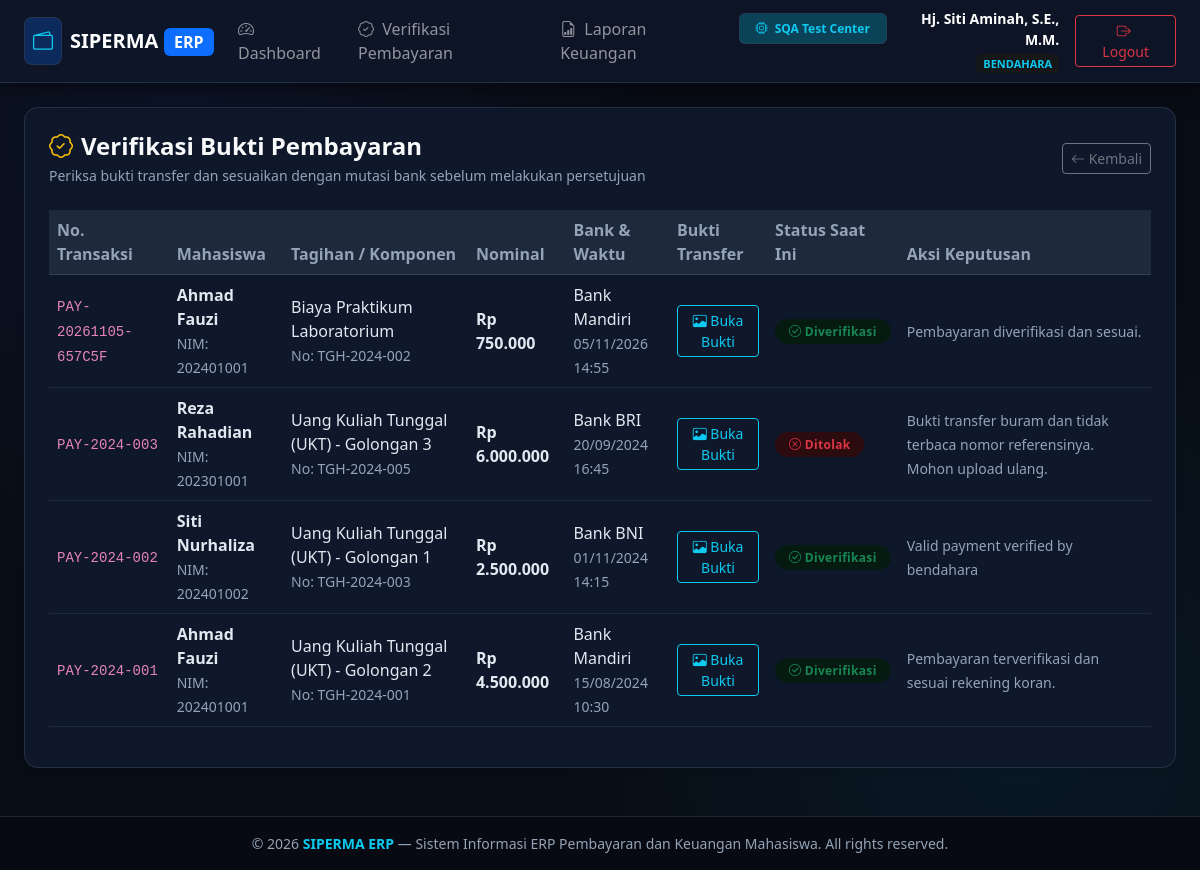
Page /bendahara/verifikasi (signed in) on the earlier database version.
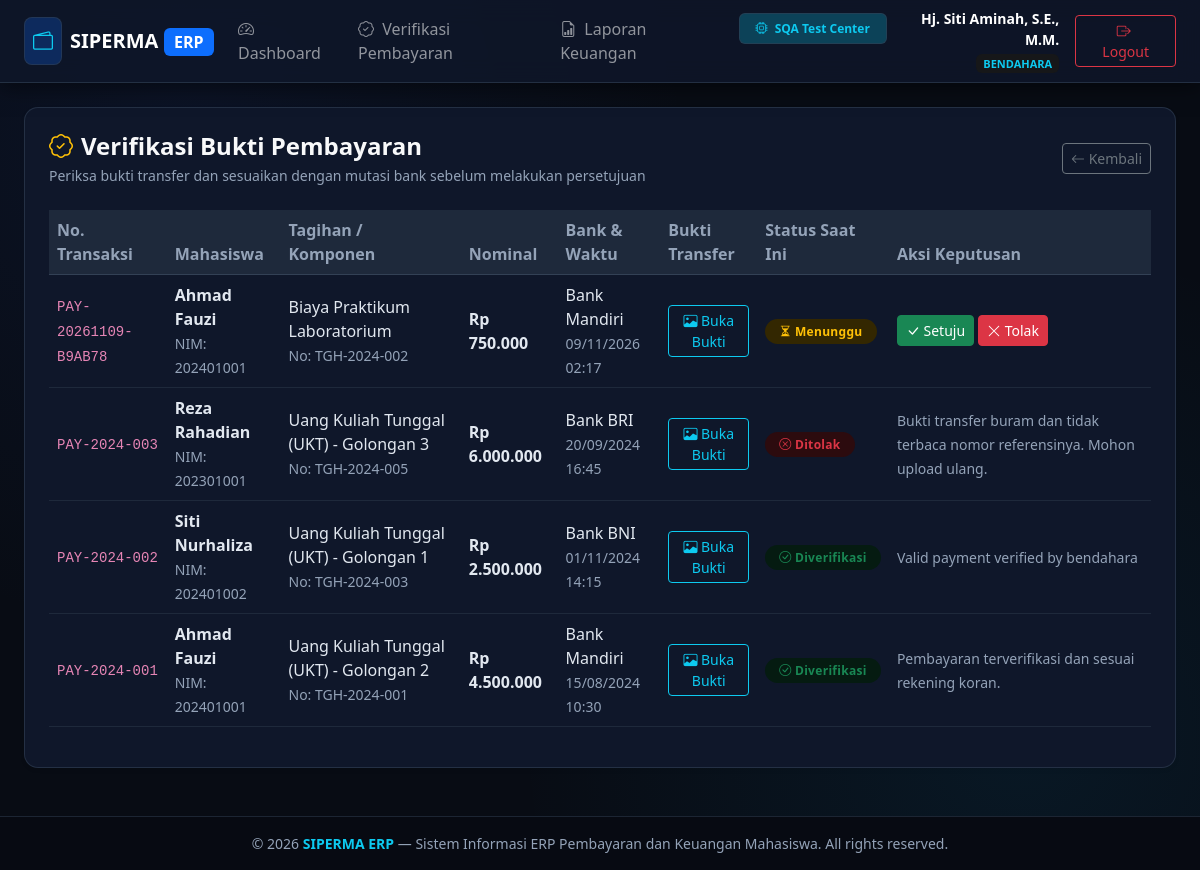
Same page on the later database version.
### tables this page shows
CREATE TABLE pembayaran (
    id INTEGER PRIMARY KEY AUTOINCREMENT,
    nomor_transaksi VARCHAR(50) UNIQUE NOT NULL,
    tagihan_id INTEGER NOT NULL,
    mahasiswa_id INTEGER NOT NULL,
    nominal_bayar DECIMAL(12,2) NOT NULL,
    metode_pembayaran VARCHAR(50) NOT NULL,
    bank_tujuan VARCHAR(50),
    bukti_transfer VARCHAR(255) NOT NULL,
    tanggal_bayar DATETIME NOT NULL,
    status VARCHAR(20) DEFAULT 'menunggu_verifikasi' CHECK(status IN ('menunggu_verifikasi', 'diverifikasi', 'ditolak')),
    diverifikasi_oleh INTEGER NULL,
    tanggal_verifikasi DATETIME NULL,
    catatan TEXT NULL,
    created_at DATETIME DEFAULT CURRENT_TIMESTAMP,
    FOREIGN KEY (tagihan_id) REFERENCES tagihan(id) ON DELETE CASCADE,
    FOREIGN KEY (mahasiswa_id) REFERENCES mahasiswa(id) ON DELETE CASCADE,
    FOREIGN KEY (diverifikasi_oleh) REFERENCES users(id) ON DELETE SET NULL
);

CREATE TABLE mahasiswa (
    id INTEGER PRIMARY KEY AUTOINCREMENT,
    user_id INTEGER NULL,
    nim VARCHAR(20) UNIQUE NOT NULL,
    nama VARCHAR(100) NOT NULL,
    prodi VARCHAR(100) NOT NULL,
    angkatan VARCHAR(10) NOT NULL,
    email VARCHAR(100),
    telepon VARCHAR(20),
    status VARCHAR(20) DEFAULT 'aktif' CHECK(status IN ('aktif', 'cuti', 'lulus', 'drop_out')),
    created_at DATETIME DEFAULT CURRENT_TIMESTAMP,
    FOREIGN KEY (user_id) REFERENCES users(id) ON DELETE SET NULL
);

CREATE TABLE jenis_biaya (
    id INTEGER PRIMARY KEY AUTOINCREMENT,
    kode VARCHAR(20) UNIQUE NOT NULL,
    nama VARCHAR(100) NOT NULL,
    nominal_default DECIMAL(12,2) NOT NULL,
    keterangan TEXT,
    status VARCHAR(20) DEFAULT 'aktif' CHECK(status IN ('aktif', 'nonaktif')),
    created_at DATETIME DEFAULT CURRENT_TIMESTAMP
);

CREATE TABLE tagihan (
    id INTEGER PRIMARY KEY AUTOINCREMENT,
    nomor_tagihan VARCHAR(50) UNIQUE NOT NULL,
    mahasiswa_id INTEGER NOT NULL,
    jenis_biaya_id INTEGER NOT NULL,
    semester VARCHAR(20) NOT NULL,
    nominal DECIMAL(12,2) NOT NULL,
    tanggal_terbit DATE NOT NULL,
    tanggal_jatuh_tempo DATE NOT NULL,
    status VARCHAR(20) DEFAULT 'belum_bayar' CHECK(status IN ('belum_bayar', 'menunggu_verifikasi', 'lunas', 'ditolak', 'dibatalkan')),
    created_at DATETIME DEFAULT CURRENT_TIMESTAMP,
    FOREIGN KEY (mahasiswa_id) REFERENCES mahasiswa(id) ON DELETE CASCADE,
    FOREIGN KEY (jenis_biaya_id) REFERENCES jenis_biaya(id) ON DELETE RESTRICT
);

### src/Views/bendahara/verifikasi.php (the view, shortened to what this page needs)
<?php $pageTitle = 'Verifikasi Pembayaran'; require_once __DIR__ . '/../layouts/header.php'; ?>
<div class="card card-custom bg-white p-3 p-md-4 shadow-sm mb-4">
    <div class="page-header-responsive mb-4">
        <div>
            <h4 class="fw-bold text-light mb-1"><i class="bi bi-patch-check me-2 text-warning"></i>Verifikasi Bukti Pembayaran</h4>
            <p class="text-muted small mb-0">Periksa bukti transfer dan sesuaikan dengan mutasi bank sebelum melakukan persetujuan</p>
        </div>
        <div class="page-actions-responsive">
            <a href="/bendahara/dashboard" class="btn btn-outline-secondary btn-sm"><i class="bi bi-arrow-left"></i> Kembali</a>
        </div>
    </div>
    <div class="table-responsive">
        <table class="table table-hover table-custom align-middle">
            <thead>
                <tr>
                    <th>No. Transaksi</th>
                    <th>Mahasiswa</th>
                    <th>Tagihan / Komponen</th>
                    <th>Nominal</th>
                    <th>Bank & Waktu</th>
                    <th>Bukti Transfer</th>
                    <th>Status Saat Ini</th>
                    <th>Aksi Keputusan</th>
                </tr>
            </thead>
            <tbody>
                <?php if (empty($pembayaranList)): ?>
                <tr><td colspan="8" class="text-center text-muted py-4">Tidak ada data pembayaran yang ditemukan</td></tr>
                <?php else: foreach ($pembayaranList as $p): ?>
                <tr>
                    <td><code><?= htmlspecialchars($p['nomor_transaksi']) ?></code></td>
                    <td>
                        <strong><?= htmlspecialchars($p['nama_mahasiswa']) ?></strong><br>
                        <small class="text-muted">NIM: <?= htmlspecialchars($p['nim']) ?></small>
                    </td>
                    <td>
                        <?= htmlspecialchars($p['nama_biaya']) ?><br>
                        <small class="text-muted">No: <?= htmlspecialchars($p['nomor_tagihan']) ?></small>
                    </td>
                    <td class="fw-bold text-primary">Rp <?= number_format($p['nominal_bayar'], 0, ',', '.') ?></td>
                    <td>
                        <?= htmlspecialchars($p['bank_tujuan']) ?><br>
                        <small class="text-muted"><?= date('d/m/Y H:i', strtotime($p['tanggal_bayar'])) ?></small>
                    </td>
                    <td>
                        <button type="button" class="btn btn-sm btn-outline-info" data-bs-toggle="modal" data-bs-target="#modalBukti<?= $p['id'] ?>">
                            <i class="bi bi-image"></i> Buka Bukti
                        </button>
                    </td>
                    <td>
                        <?php if ($p['status'] === 'diverifikasi'): ?>
                            <span class="badge bg-success-subtle text-success badge-status"><i class="bi bi-check-circle"></i> Diverifikasi</span>
                        <?php elseif ($p['status'] === 'menunggu_verifikasi'): ?>
                            <span class="badge bg-warning-subtle text-warning badge-status"><i class="bi bi-hourglass-split"></i> Menunggu</span>
                        <?php elseif ($p['status'] === 'ditolak'): ?>
                            <span class="badge bg-danger-subtle text-danger badge-status"><i class="bi bi-x-circle"></i> Ditolak</span>
                        <?php endif; ?>
                    </td>
                    <td>
                        <?php if ($p['status'] === 'menunggu_verifikasi'): ?>
                        <div class="d-flex gap-1">
                            <form action="/bendahara/verifikasi" method="POST" onsubmit="return confirm('Apakah Anda yakin ingin memverifikasi dan menyetujui pembayaran ini?')">
                                <button type="submit" class="btn btn-sm btn-success" title="Setujui Pembayaran"><i class="bi bi-check-lg"></i> Setuju</button>
                            </form>
                            <button type="button" class="btn btn-sm btn-danger" data-bs-toggle="modal" data-bs-target="#modalReject<?= $p['id'] ?>" title="Tolak Pembayaran">
                                <i class="bi bi-x-lg"></i> Tolak
                            </button>
                        </div>
                        <?php else: ?>
                            <small class="text-muted"><?= htmlspecialchars($p['catatan'] ?? 'Sudah diproses') ?></small>
                        <?php endif; ?>
                    </td>
                </tr>
                <?php endforeach; endif; ?>
            </tbody>
        </table>
    </div>
</div>
<?php require_once __DIR__ . '/../layouts/footer.php'; ?>

Differences in the rows shown:
removed pembayaran: nomor_transaksi "PAY-20261105-657C5F", mahasiswa.nama "Ahmad Fauzi", mahasiswa.nim "202401001", jenis_biaya.nama "Biaya Praktikum Laboratorium", tagihan.nomor_tagihan "TGH-2024-002", nominal_bayar "750.000", bank_tujuan "Bank Mandiri", tanggal_bayar "05/11/2026 14:55", status "diverifikasi" (drawn), catatan "Pembayaran diverifikasi dan sesuai."
added pembayaran: nomor_transaksi "PAY-20261109-B9AB78", mahasiswa.nama "Ahmad Fauzi", mahasiswa.nim "202401001", jenis_biaya.nama "Biaya Praktikum Laboratorium", tagihan.nomor_tagihan "TGH-2024-002", nominal_bayar "750.000", bank_tujuan "Bank Mandiri", tanggal_bayar "09/11/2026 02:17", shows "Menunggu"
